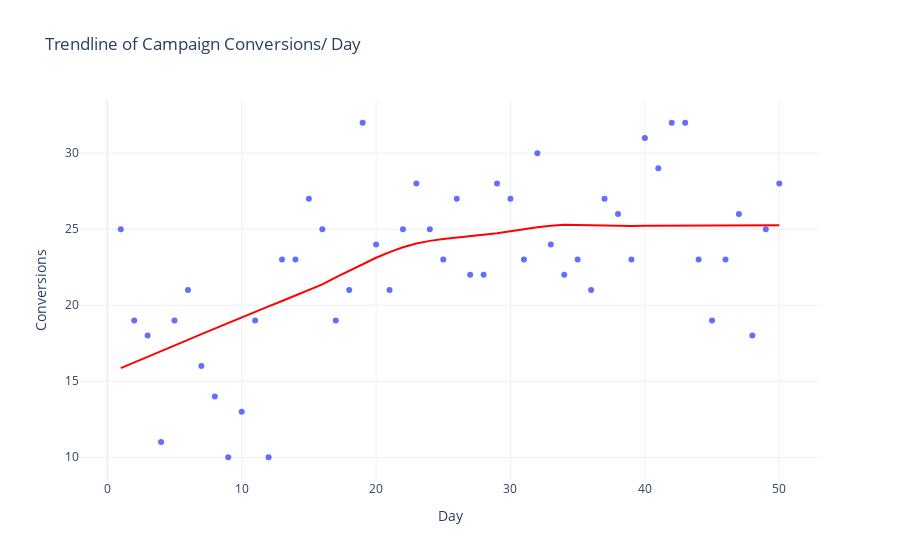

Here is the notebook cell this chart was saved with:
### Code cell
fig3.show(figsize=(10,10))

### Figure 1 — Plotly figure (JSON) as saved in the notebook; plotly's stock layout.template omitted (floating-point values rounded to 4 significant figures)
{"data": [{"hovertemplate": "Day=%{x}<br>Conversions=%{y}<extra></extra>", "legendgroup": "", "marker": {"color": "#636efa", "symbol": "circle"}, "mode": "markers", "name": "", "orientation": "v", "showlegend": false, "type": "scatter", "x": [1, 2, 3, 4, 5, 6, 7, 8, 9, 10, 11, 12, 13, 14, 15, 16, 17, 18, 19, 20, 21, 22, 23, 24, 25, 26, 27, 28, 29, 30, 31, 32, 33, 34, 35, 36, 37, 38, 39, 40, 41, 42, 43, 44, 45, 46, 47, 48, 49, 50], "xaxis": "x", "y": [25, 19, 18, 11, 19, 21, 16, 14, 10, 13, 19, 10, 23, 23, 27, 25, 19, 21, 32, 24, 21, 25, 28, 25, 23, 27, 22, 22, 28, 27, 23, 30, 24, 22, 23, 21, 27, 26, 23, 31, 29, 32, 32, 23, 19, 23, 26, 18, 25, 28], "yaxis": "y"}, {"hovertemplate": "<b>LOWESS trendline</b><br><br>Day=%{x}<br>Conversions=%{y} <b>(trend)</b><extra></extra>", "legendgroup": "", "line": {"color": "red"}, "marker": {"color": "#636efa", "symbol": "circle"}, "mode": "lines", "name": "", "showlegend": false, "type": "scatter", "x": [1, 2, 3, 4, 5, 6, 7, 8, 9, 10, 11, 12, 13, 14, 15, 16, 17, 18, 19, 20, 21, 22, 23, 24, 25, 26, 27, 28, 29, 30, 31, 32, 33, 34, 35, 36, 37, 38, 39, 40, 41, 42, 43, 44, 45, 46, 47, 48, 49, 50], "xaxis": "x", "y": [15.86, 16.22, 16.59, 16.96, 17.34, 17.72, 18.09, 18.47, 18.84, 19.21, 19.57, 19.92, 20.27, 20.62, 20.98, 21.37, 21.83, 22.27, 22.71, 23.12, 23.5, 23.81, 24.05, 24.23, 24.35, 24.45, 24.53, 24.62, 24.73, 24.86, 25.0, 25.12, 25.22, 25.29, 25.28, 25.25, 25.23, 25.22, 25.22, 25.22, 25.22, 25.24, 25.25, 25.26, 25.27, 25.28, 25.28, 25.28, 25.28, 25.27], "yaxis": "y"}], "layout": {"legend": {"tracegroupgap": 0}, "title": {"text": "Trendline of Campaign Conversions/ Day"}, "xaxis": {"anchor": "y", "domain": [0, 1], "title": {"text": "Day"}}, "yaxis": {"anchor": "x", "domain": [0, 1], "title": {"text": "Conversions"}}}}
